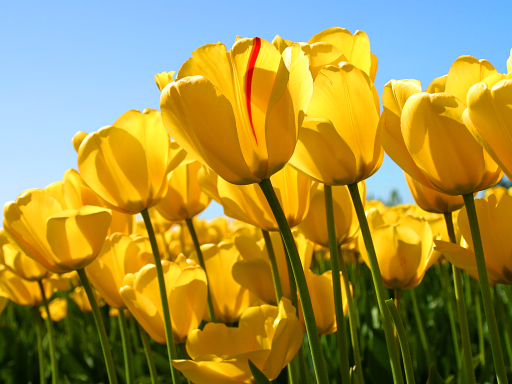
//> input picture ImageConverter/Images/Image.bmp, 512 x 384 px
$ ./main ImageConverter/Images/Image.bmp out.png 3   (built with g++ and OpenCV 4)
//> lines starting //> are read from the running program, lines starting //| are printed output that depends on the picture
#include <opencv2/opencv.hpp>
#include <iostream>
#include <cfloat>
#include <algorithm>
#include <cstdlib>

using namespace cv;
using namespace std;

// Return sum of rectangle [x1..x2], [y1..y2] using integral image
// integral image has size (rows+1) x (columns+1)
double rectSum(const Mat& sat, int x1, int y1, int x2, int y2) {
    return sat.at<double>(y2 + 1, x2 + 1)
        - sat.at<double>(y1, x2 + 1)
        - sat.at<double>(y2 + 1, x1)
        + sat.at<double>(y1, x1);
}

int main(int argc, char** argv) {
    if (argc != 4) {
        cout << "Usage: " << argv[0] << " input.jpg output.jpg kernel_size\n";
        return 1;
    }

    string inputFile = argv[1];
    string outputFile = argv[2];
    int k = atoi(argv[3]);

    // It requires odd neighbourhood sizes >= 3
    if (k < 3 || k % 2 == 0) {
        cout << "Error: kernel_size must be an odd number >= 3.\n";
        return 1;
    }


    Mat input = imread(inputFile, IMREAD_GRAYSCALE);
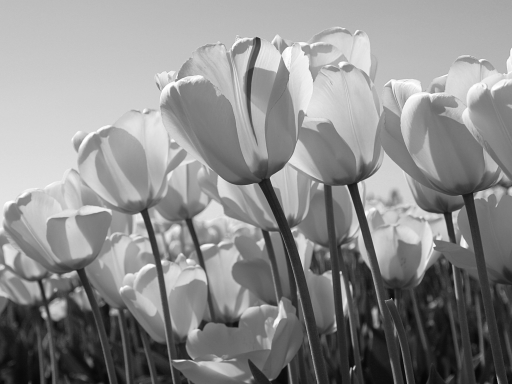
//> input: 384 rows x 512 cols, CV_8UC1; min 5, max 255, mean 140.4
    if (input.empty()) {
        cout << "Error: could not open input image: " << inputFile << "\n";
        return 1;
    }

    Mat output(input.rows, input.cols, CV_8U);

    // Building two summed area tables: 1) sum of pixel values & 2) sum of squared pixel values
    Mat sat, satSq;
    integral(input, sat, satSq, CV_64F, CV_64F);
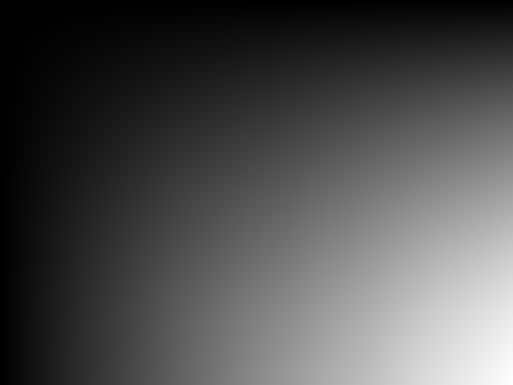
//> sat: 385 rows x 513 cols, CV_64FC1; min 0, max 27608725, mean 8506075.8; drawn with min black and max white

    int r = k / 2;

    for (int y = 0; y < input.rows; y++) {
        for (int x = 0; x < input.cols; x++) {

            double minVar = DBL_MAX;
            double bestMean = 0.0;

            // 4 sub-windows which are top-left, top-right, bottom-left, bottom-right
            for (int region = 0; region < 4; region++) {
                int x1, y1, x2, y2;

                switch (region) {
                case 0: // top-left
                    x1 = x - r; y1 = y - r;
                    x2 = x;     y2 = y;
                    break;

                case 1: // top-right
                    x1 = x;     y1 = y - r;
                    x2 = x + r; y2 = y;
                    break;

                case 2: // bottom-left
                    x1 = x - r; y1 = y;
                    x2 = x;     y2 = y + r;
                    break;

                default: // bottom-right
                    x1 = x;     y1 = y;
                    x2 = x + r; y2 = y + r;
                    break;
                }

                // Ignoring neighbours outside the image
                x1 = max(0, x1);
                y1 = max(0, y1);
                x2 = min(input.cols - 1, x2);
                y2 = min(input.rows - 1, y2);

                int area = (x2 - x1 + 1) * (y2 - y1 + 1);
                if (area <= 0) {
                    continue;
                }

                double sum = rectSum(sat, x1, y1, x2, y2);
                double sumSq = rectSum(satSq, x1, y1, x2, y2);

                double mean = sum / area;
                double var = (sumSq / area) - (mean * mean);

                if (var < minVar) {
                    minVar = var;
                    bestMean = mean;
                }
            }

            output.at<uchar>(y, x) = saturate_cast<uchar>(bestMean);
        }
    }

    if (!imwrite(outputFile, output)) {
        cout << "Error: could not write output image: " << outputFile << "\n";
        return 1;
    }

    cout << "Process Done. Saved filtered image to: " << outputFile << "\n";
    return 0;
}
